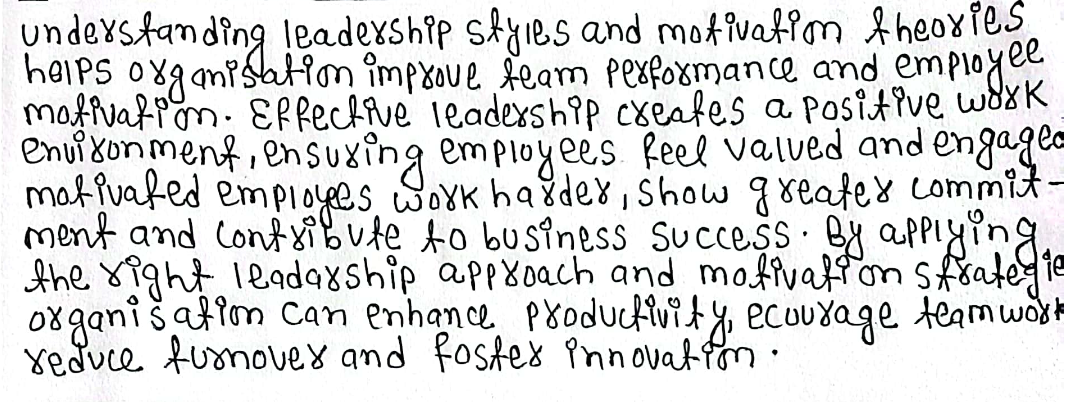
#> input picture handwriting-font/handwriting_sample.png, 1076 x 402 px; its folder holds 2 pictures in this run
$ python extract_chars.py
#> lines starting #> are read from the running program, lines starting #| are printed output that depends on the picture; after the words box and inside, x2 and y2 are one past the last pixel; in counts of white or black regions, pixels touching at a corner belong together
#> in extract_characters, image is the input picture: shape (402, 1076, 3); mean B, G, R 218.5, 218.5, 217.7
import cv2
import numpy as np
from PIL import Image
import os

def process_image(image):
    # Convert to grayscale
    gray = cv2.cvtColor(image, cv2.COLOR_BGR2GRAY)

    # Threshold to get binary image
    _, binary = cv2.threshold(gray, 200, 255, cv2.THRESH_BINARY_INV)
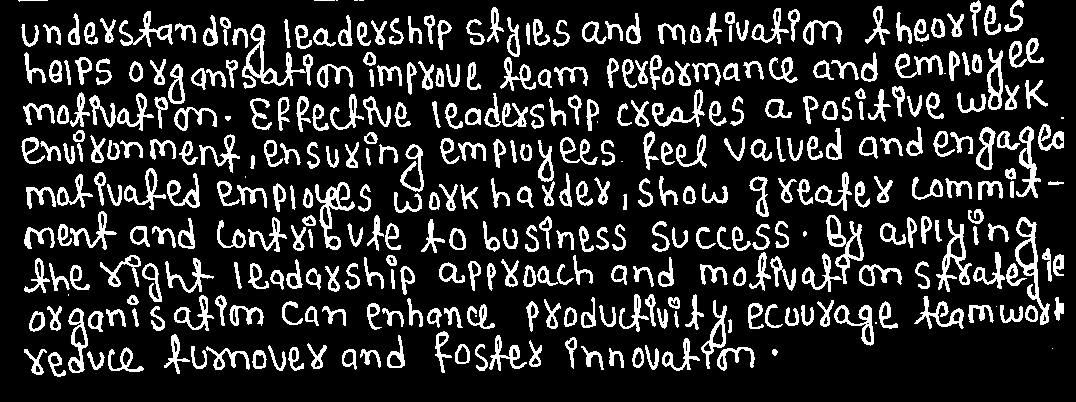
#> binary: shape (402, 1076); 17.2% white; 388 white regions (15 under 20 px), largest, box (x1, y1, x2, y2) and area: (242, 24, 313, 89) 1050, (1015, 217, 1050, 325) 885, (315, 182, 355, 250) 779

    # Remove noise
    kernel = np.ones((3,3), np.uint8)
    binary = cv2.morphologyEx(binary, cv2.MORPH_OPEN, kernel)
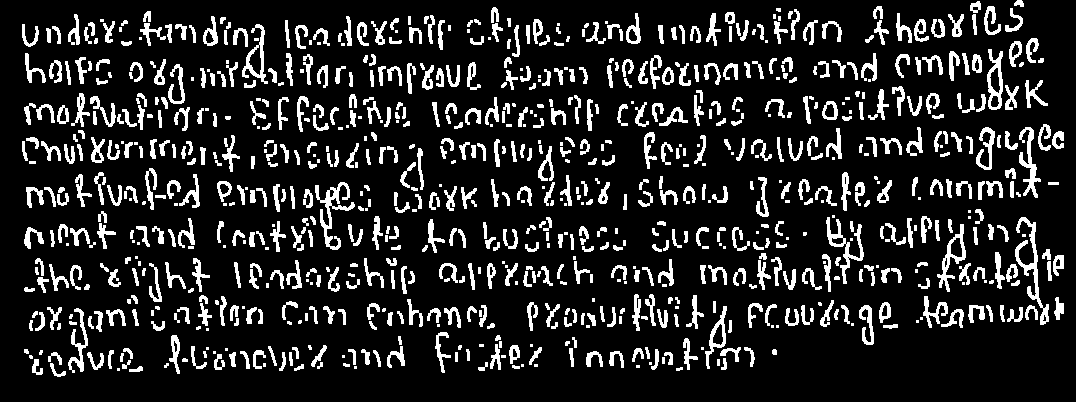
#> binary: shape (402, 1076); 14.8% white; 888 white regions (192 under 20 px), largest, box (x1, y1, x2, y2) and area: (1015, 217, 1049, 325) 822, (315, 182, 355, 250) 738, (826, 217, 864, 284) 607

    return binary

def extract_characters(image_path, output_dir):
    # Create output directory if it doesn't exist
    if not os.path.exists(output_dir):
        os.makedirs(output_dir)

    # Read image
    image = cv2.imread(image_path)
    if image is None:
        print(f"Could not read image: {image_path}")
        return

    # Process image
    binary = process_image(image)

    # Show the processed image
    cv2.imshow('Processed Image', binary)
    cv2.waitKey(0)
    cv2.destroyAllWindows()

    print("Instructions:")
    print("1. Click and drag to select a character")
    print("2. Press 'c' to capture the selection")
    print("3. Enter the character this represents")
    print("4. Press 'q' to quit when done")

    # Set up mouse callback
    drawing = False
    ix, iy = -1, -1

    def draw_rectangle(event, x, y, flags, param):
        nonlocal drawing, ix, iy

        if event == cv2.EVENT_LBUTTONDOWN:
            drawing = True
            ix, iy = x, y

        elif event == cv2.EVENT_MOUSEMOVE:
            if drawing:
                img_copy = binary.copy()
                cv2.rectangle(img_copy, (ix,iy), (x,y), (0,255,0), 2)
                cv2.imshow('Image', img_copy)

        elif event == cv2.EVENT_LBUTTONUP:
            drawing = False
            x1, y1 = min(ix, x), min(iy, y)
            x2, y2 = max(ix, x), max(iy, y)

            # Get the selection
            selection = binary[y1:y2, x1:x2]

            # Show selection
            cv2.imshow('Selection', selection)

            # Wait for character input
            char = input("Enter the character this represents: ")

            if char:
                # Save the character image
                cv2.imwrite(os.path.join(output_dir, f'{char}.png'), selection)
                print(f"Saved character '{char}'")

            cv2.destroyWindow('Selection')

    cv2.namedWindow('Image')
    cv2.setMouseCallback('Image', draw_rectangle)

    while True:
        cv2.imshow('Image', binary)
        k = cv2.waitKey(1) & 0xFF
#> (key q is pressed here)
        if k == ord('q'):
            break

    cv2.destroyAllWindows()

if __name__ == "__main__":
    extract_characters('handwriting_sample.png', 'glyphs')
